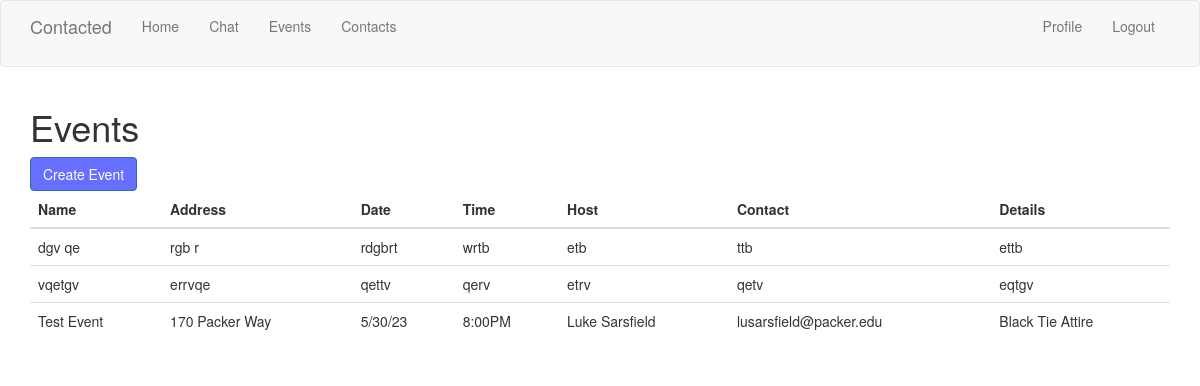
The app's page /events (signed in), older data.
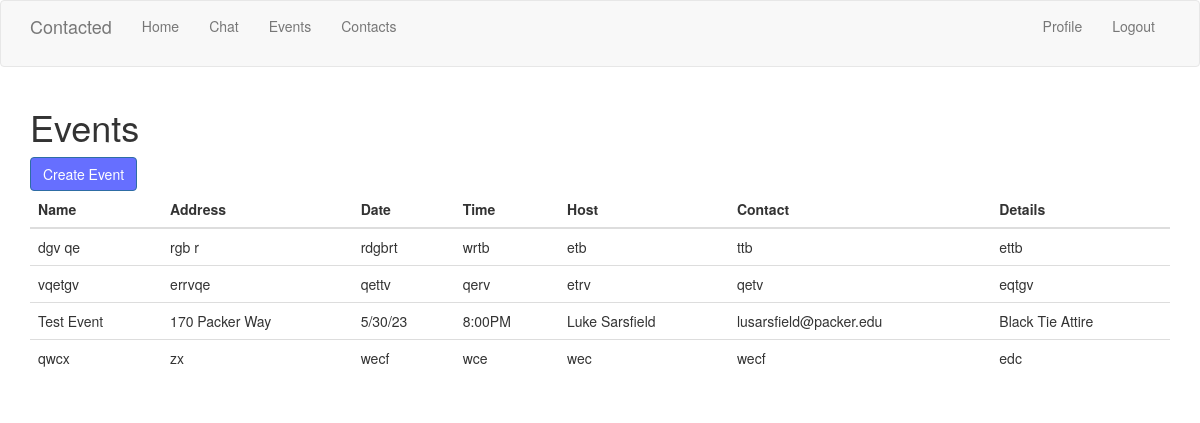
The same page, newer data.
### app/models.py (models this page shows, shortened)
class Event(db.Model):
    id = db.Column(db.Integer, primary_key=True)
    eventname = db.Column(db.String(140))
    eventadress = db.Column(db.String(140))
    eventdate = db.Column(db.String(140))
    eventtime = db.Column(db.String(140))
    eventhost = db.Column(db.String(140))
    eventcontact = db.Column(db.String(140))
    eventdetails = db.Column(db.String(140))
    user_id = db.Column(db.Integer, db.ForeignKey('user.id'), nullable=False)

### app/routes.py (the view)
@app.route('/events', methods=['GET', 'POST'])
@login_required
def events():
    events = Event.query.all()
    return render_template('events.html', events=events)

### app/models.py (called while the page is built)
@login.user_loader
def load_user(id):
    return User.query.get(int(id))

### app/routes.py (called while the page is built)
@app.before_request
def before_request():
    if current_user.is_authenticated:
        current_user.last_seen = datetime.utcnow()
        db.session.commit()

### app/templates/events.html
{% extends 'base.html' %}
{% import 'bootstrap/wtf.html' as wtf %}
{% block content %}
  <div class="container">
    <h1>Events</h1>
      <a href="/create_event" class="btn btn-primary">Create Event</a>
    <table class="table">
      <thead>
        <tr>
          <th>Name</th>
          <th>Address</th>
          <th>Date</th>
          <th>Time</th>
          <th>Host</th>
          <th>Contact</th>
          <th>Details</th>
        </tr>
      </thead>
      <tbody>
        {% for event in events %}
          <tr>
            <td>{{ event.eventname }}</td>
            <td>{{ event.eventadress }}</td>
            <td>{{ event.eventdate }}</td>
            <td>{{ event.eventtime }}</td>
            <td>{{ event.eventhost }}</td>
            <td>{{ event.eventcontact }}</td>
            <td>{{ event.eventdetails }}</td>
          </tr>
        {% endfor %}
      </tbody>
    </table>
  </div>
{% endblock %}

Row changes from the older to the newer data that the page shows:
added Event: eventname "qwcx", eventadress "zx", eventdate "wecf", eventtime "wce", eventhost "wec", eventcontact "wecf", eventdetails "edc"
